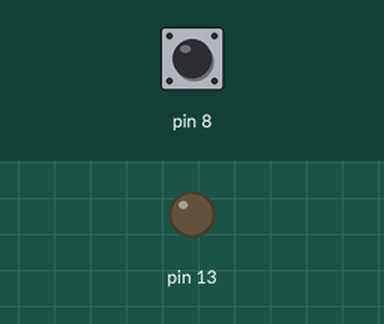
This sketch was run on a simulated Arduino Uno, built with avr-gcc and run on an emulated ATmega328P. Parts: output pins drawn as LEDs (lit = HIGH). The inputs (shaded band) are chosen by the test bench; at power-on: pin 8 HIGH.

Above: at 1.2 s.
1.3 s: pin 8 pulled LOW for 0.15 s
At 2.4 s:
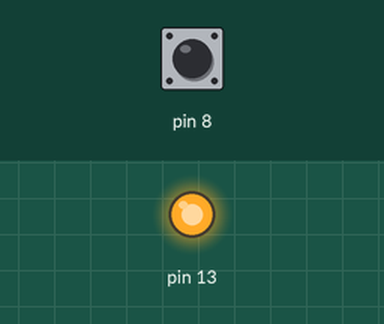
3.0 s: pin 8 pulled LOW for 1 s
At 3.8 s:
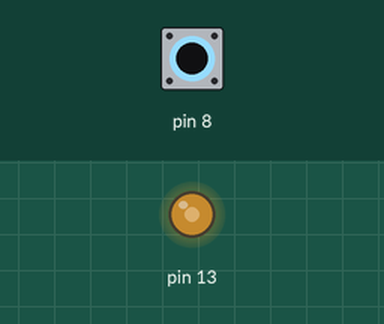
5.5 s: pin 8 pulled LOW for 3.2 s
At 9.3 s:
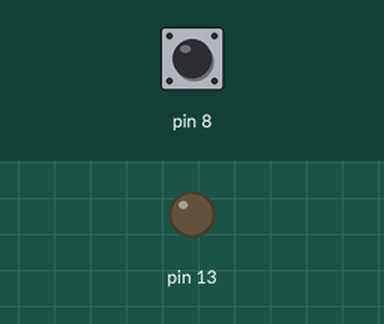
Timing chart, 0 to 10.8 s (numbered marks = the images above; inputs shaded):
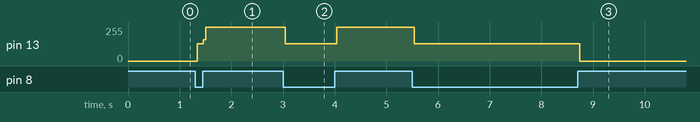

The sketch:

switch.ino
```cpp
void setup() {
  // put your setup code here, to run once:
pinMode(8, INPUT_PULLUP);
pinMode(13,OUTPUT);
}

void loop() {
  // put your main code here, to run repeatedly:
if(digitalRead(8)==LOW){
  if (digitalRead(13)==LOW){
    digitalWrite(13,HIGH);}
    else{
    digitalWrite(13,LOW);
  }
  }
}
```

Measured:
- after the input at 1.3 s, pin 13: 0/255 → 128/255 at once, → 255/255 0.12 s later
- after the input at 3.0 s, pin 13: 255/255 → 128/255 at once, → 255/255 1.0 s later
- after the input at 5.5 s, pin 13: 255/255 → 128/255 at once, → 0/255 3.2 s later
